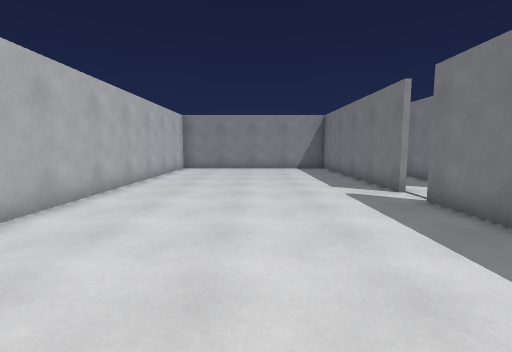
[1] (above)

24 first-person views from a walk through a level from a Godot 3-D game. The camera is 1.4 m above the floor, tilts 6° down and sees 85° across. Doors that lead somewhere are drawn open, without their leaves. The floor is counted in squares, 1 m on a side. Each view is taken from the middle of a square. On the plan, view 1 faces up. The plan holds only what a view shows up to about 14 squares ahead; the rest is blank. The place goes on beyond the plan.

[2]
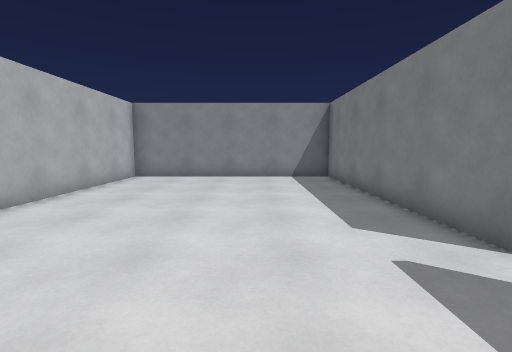

[3]
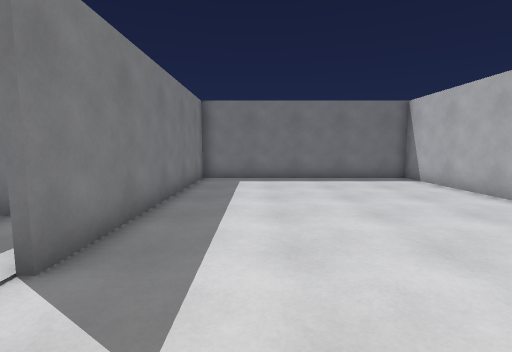

[4]
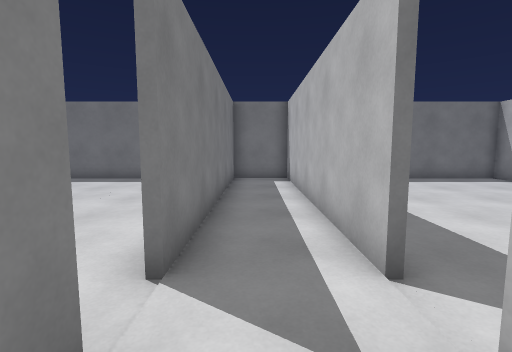

[5]
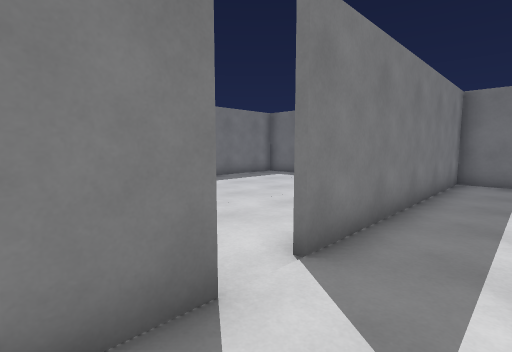

[6]
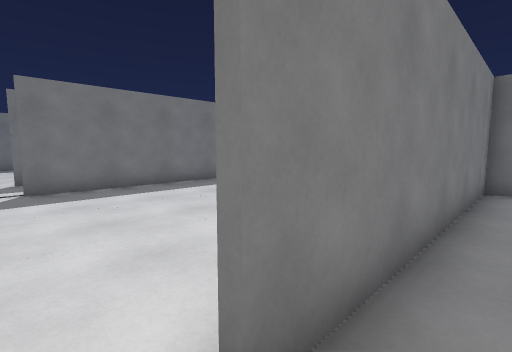

[7]
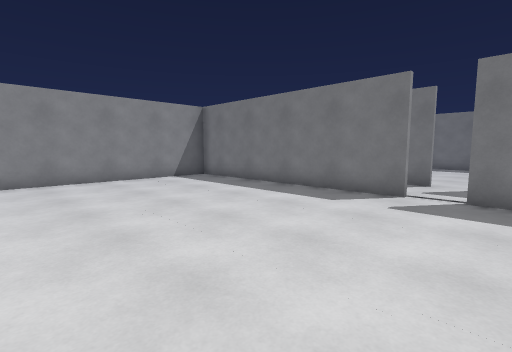

[8]
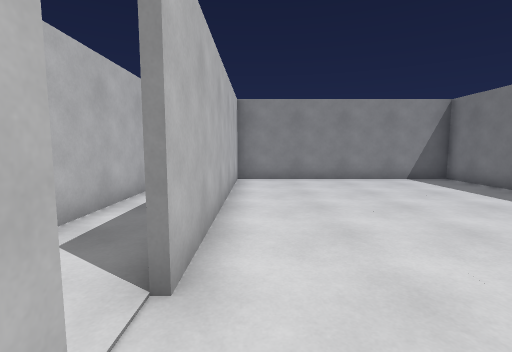

[9]
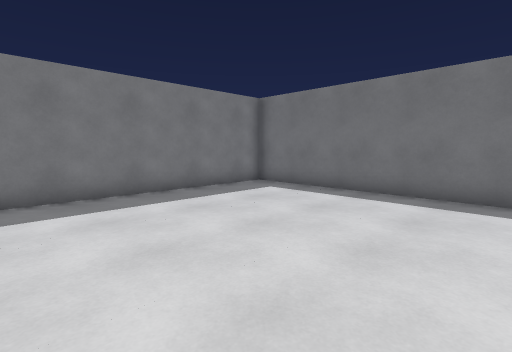

[10]
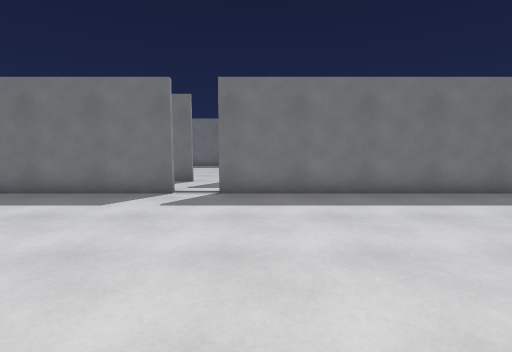

[11]
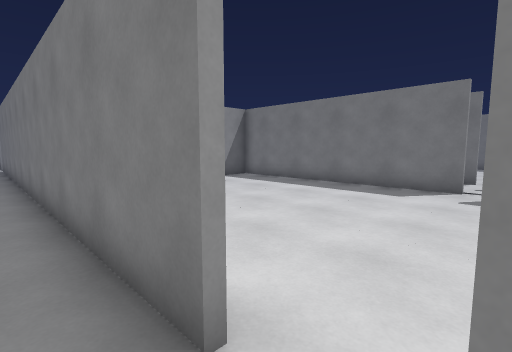

[12]
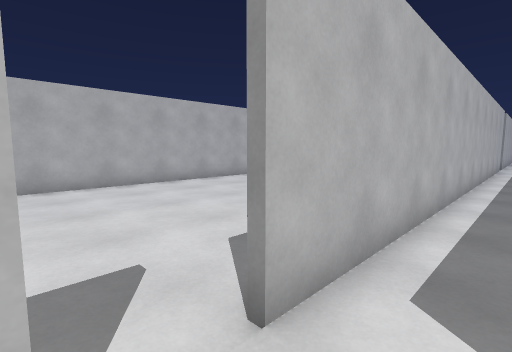

[13]
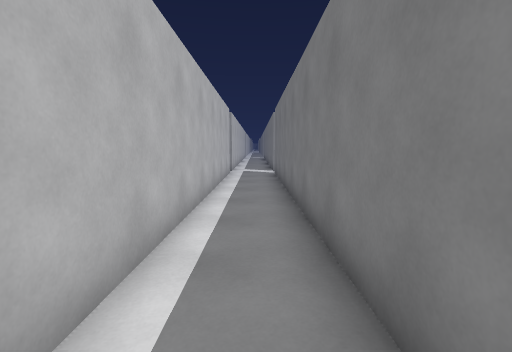

[14]
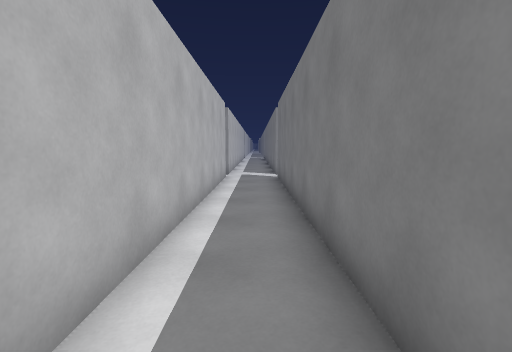

[15]
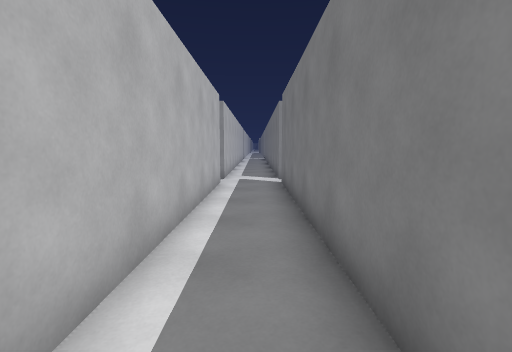

[16]
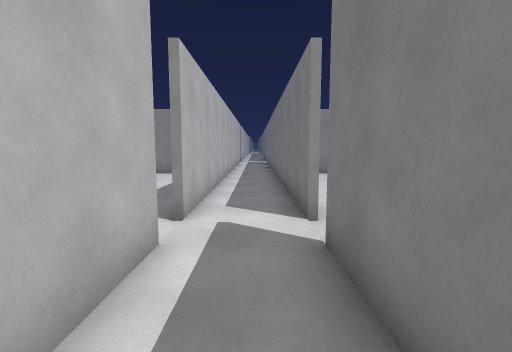

[17]
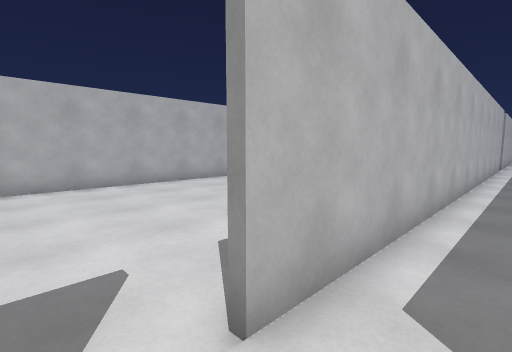

[18]
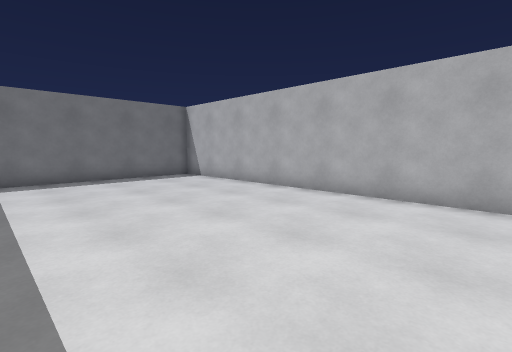

[19]
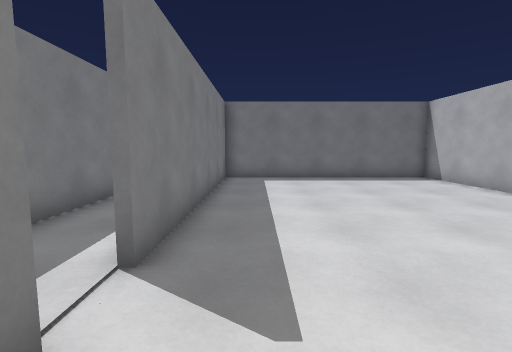

[20]
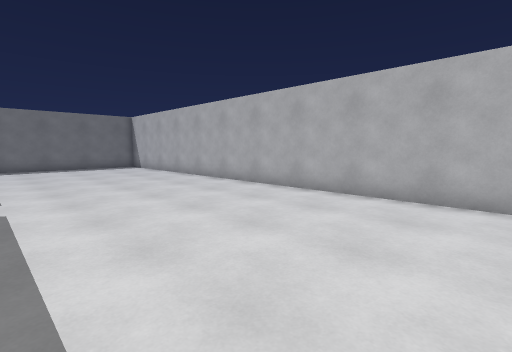

[21]
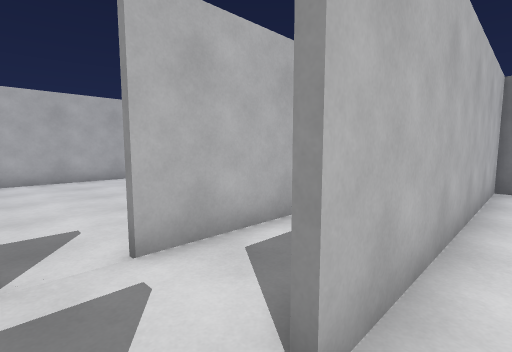

[22]
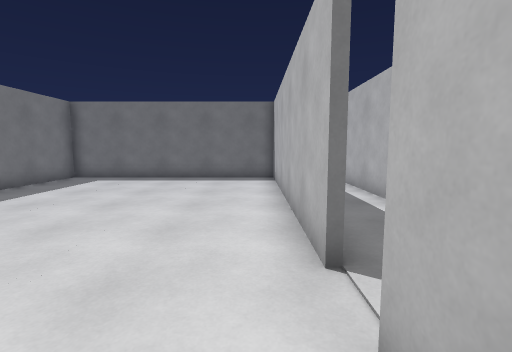

[23]
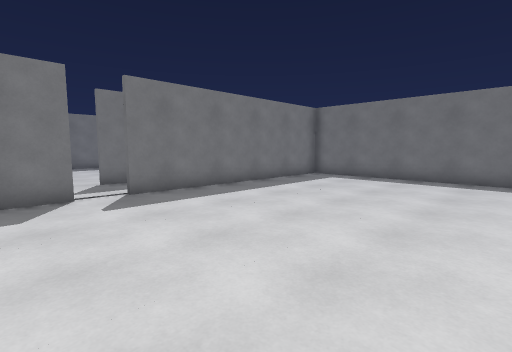

[24]
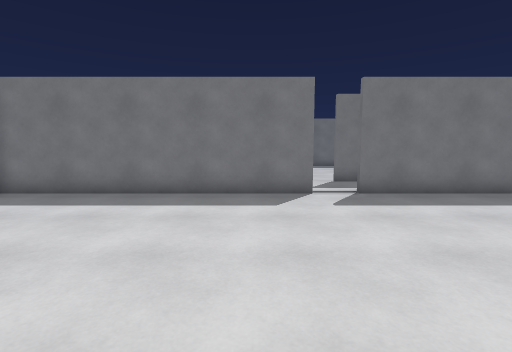

### Floor plan
Ten units are one square. View 1 is at (0, 0); x grows to the right and y downward. Boxes are objects, and circles mark ways between rooms. Rooms are numbered by the first view taken in them; rooms with no view inside come last. Other rooms are left out.
<svg viewBox="-52 -390 220 420">
<path fill="none" stroke="#000" d="M44 -85 44 -181 -47 -181 -47 -50M-47 -28 -47 25 40 25M44 25 44 -71M46 -280 46 -85M70 -84 70 -280M46 -71 46 22M40 25 70 25 70 -71M163 -84 163 -181 72 -181 72 -85M82 25 163 25 163 -71M-47 -378 -47 -183 44 -183 44 -280M72 -280 72 -183 163 -183 163 -280M163 -292 163 -385M72 -385 72 -292M46 -385 46 -292M70 -292 70 -380"/>
<circle cx="45" cy="-75" r="3" fill="#2a7"/>
<circle cx="60" cy="-80" r="3" fill="#2a7"/>
<circle cx="45" cy="-285" r="3" fill="#2a7"/>
<circle cx="70" cy="-285" r="3" fill="#2a7"/>
<circle cx="60" cy="-290" r="3" fill="#2a7"/>
<circle cx="70" cy="-75" r="3" fill="#2a7"/>
<text x="-10" y="-80">1</text>
<text x="60" y="-190">2</text>
<text x="60" y="-30">3</text>
<text x="110" y="-80">4</text>
<text x="-10" y="-290">5</text>
<text x="110" y="-290">6</text>
<text x="50" y="-340">7</text>
</svg>
Room 1 opens to room 3. Room 2 opens to room 3. Room 2 opens to room 5. Room 2 opens to room 6. Room 2 opens to room 7. Room 3 opens to room 4.

Where each view was taken, in squares from view 1:
view 1: 0 up, 0 right, facing up
view 2: 5 up, 1 right, facing up
view 3: 10 up, 2 right, facing down
view 4: 10 up, 6 right, facing down
view 5: 10 up, 5 right, facing down-right
view 6: 8 up, 6 right, facing down-right
view 7: 6 up, 8 right, facing up-right
view 8: 6 up, 8 right, facing up
view 9: 6 up, 8 right, facing down-right
view 10: 6 up, 8 right, facing right
view 11: 7 up, 6 right, facing up-right
view 12: 7 up, 6 right, facing up-left
view 13: 13 up, 6 right, facing up
view 14: 15 up, 6 right, facing up
view 15: 17 up, 6 right, facing up
view 16: 24 up, 6 right, facing up
view 17: 28 up, 6 right, facing up-left
view 18: 31 up, 3 right, facing down-left
view 19: 31 up, 3 right, facing down
view 20: 38 up, 3 right, facing down-left
view 21: 28 up, 8 right, facing up-left
view 22: 31 up, 8 right, facing down
view 23: 31 up, 8 right, facing down-right
view 24: 31 up, 8 right, facing right
